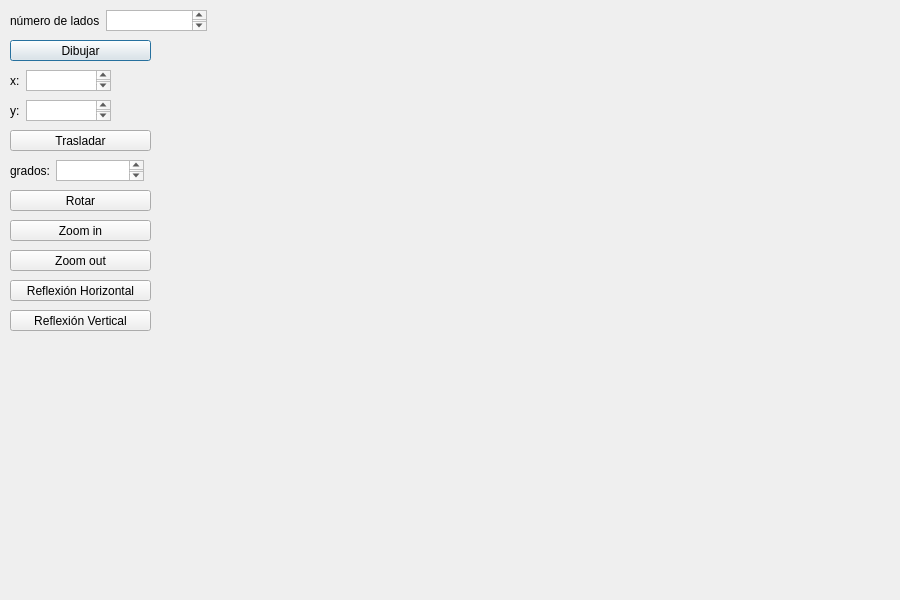
<?xml version="1.0" encoding="UTF-8"?>
<ui version="4.0">
 <class>Poligonos</class>
 <widget class="QDialog" name="Poligonos">
  <property name="geometry">
   <rect>
    <x>0</x>
    <y>0</y>
    <width>900</width>
    <height>600</height>
   </rect>
  </property>
  <property name="windowTitle">
   <string>Polígono</string>
  </property>
  <widget class="QPushButton" name="dibujar">
   <property name="geometry">
    <rect>
     <x>10</x>
     <y>40</y>
     <width>141</width>
     <height>21</height>
    </rect>
   </property>
   <property name="text">
    <string>Dibujar</string>
   </property>
  </widget>
  <widget class="QPushButton" name="trasladar">
   <property name="geometry">
    <rect>
     <x>10</x>
     <y>130</y>
     <width>141</width>
     <height>21</height>
    </rect>
   </property>
   <property name="text">
    <string>Trasladar</string>
   </property>
  </widget>
  <widget class="QPushButton" name="rotar">
   <property name="geometry">
    <rect>
     <x>10</x>
     <y>190</y>
     <width>141</width>
     <height>21</height>
    </rect>
   </property>
   <property name="text">
    <string>Rotar</string>
   </property>
  </widget>
  <widget class="QPushButton" name="zoom_out">
   <property name="geometry">
    <rect>
     <x>10</x>
     <y>250</y>
     <width>141</width>
     <height>21</height>
    </rect>
   </property>
   <property name="text">
    <string>Zoom out</string>
   </property>
  </widget>
  <widget class="QPushButton" name="zoom_in">
   <property name="geometry">
    <rect>
     <x>10</x>
     <y>220</y>
     <width>141</width>
     <height>21</height>
    </rect>
   </property>
   <property name="text">
    <string>Zoom in</string>
   </property>
  </widget>
  <widget class="QPushButton" name="horizontal">
   <property name="geometry">
    <rect>
     <x>10</x>
     <y>280</y>
     <width>141</width>
     <height>21</height>
    </rect>
   </property>
   <property name="text">
    <string>Reflexión Horizontal</string>
   </property>
  </widget>
  <widget class="QPushButton" name="vertical">
   <property name="geometry">
    <rect>
     <x>10</x>
     <y>310</y>
     <width>141</width>
     <height>21</height>
    </rect>
   </property>
   <property name="text">
    <string>Reflexión Vertical</string>
   </property>
  </widget>
  <widget class="QWidget" name="layoutWidget">
   <property name="geometry">
    <rect>
     <x>10</x>
     <y>10</y>
     <width>197</width>
     <height>21</height>
    </rect>
   </property>
   <layout class="QFormLayout" name="formLayout">
    <item row="0" column="0">
     <widget class="QLabel" name="labelXfin">
      <property name="text">
       <string>número de lados</string>
      </property>
     </widget>
    </item>
    <item row="0" column="1">
     <widget class="QTextEdit" name="boxXfin"/>
    </item>
   </layout>
  </widget>
  <widget class="QWidget" name="layoutWidget">
   <property name="geometry">
    <rect>
     <x>10</x>
     <y>70</y>
     <width>101</width>
     <height>21</height>
    </rect>
   </property>
   <layout class="QFormLayout" name="formLayout_2">
    <item row="0" column="0">
     <widget class="QLabel" name="labelXinicio">
      <property name="text">
       <string>x:</string>
      </property>
     </widget>
    </item>
    <item row="0" column="1">
     <widget class="QTextEdit" name="boxXinicio"/>
    </item>
   </layout>
  </widget>
  <widget class="QWidget" name="layoutWidget">
   <property name="geometry">
    <rect>
     <x>10</x>
     <y>100</y>
     <width>101</width>
     <height>21</height>
    </rect>
   </property>
   <layout class="QFormLayout" name="formLayout_3">
    <item row="0" column="0">
     <widget class="QLabel" name="labelYinicio">
      <property name="text">
       <string>y:</string>
      </property>
     </widget>
    </item>
    <item row="0" column="1">
     <widget class="QTextEdit" name="boxYinicio"/>
    </item>
   </layout>
  </widget>
  <widget class="QWidget" name="layoutWidget">
   <property name="geometry">
    <rect>
     <x>10</x>
     <y>160</y>
     <width>134</width>
     <height>21</height>
    </rect>
   </property>
   <layout class="QFormLayout" name="formLayout_4">
    <item row="0" column="0">
     <widget class="QLabel" name="label_5">
      <property name="text">
       <string>grados:</string>
      </property>
     </widget>
    </item>
    <item row="0" column="1">
     <widget class="QTextEdit" name="boxGrados"/>
    </item>
   </layout>
  </widget>
 </widget>
 <resources/>
 <connections/>
</ui>
